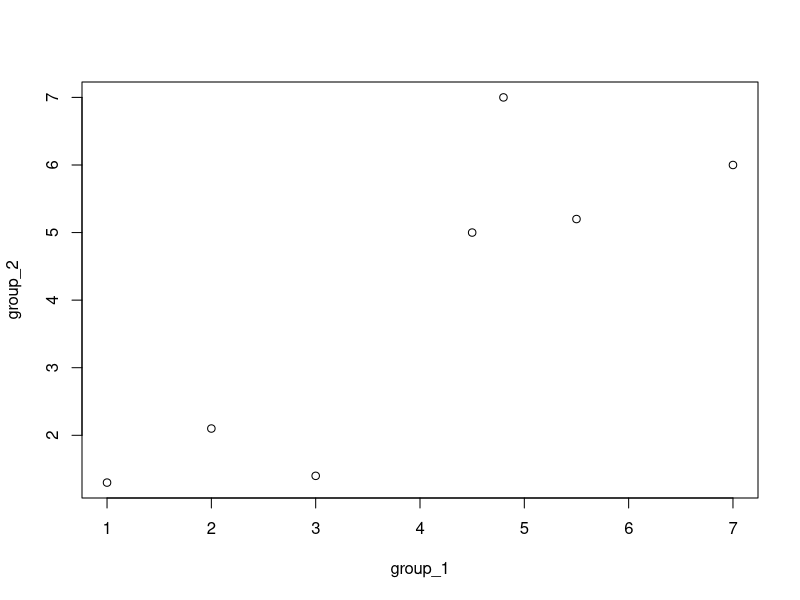
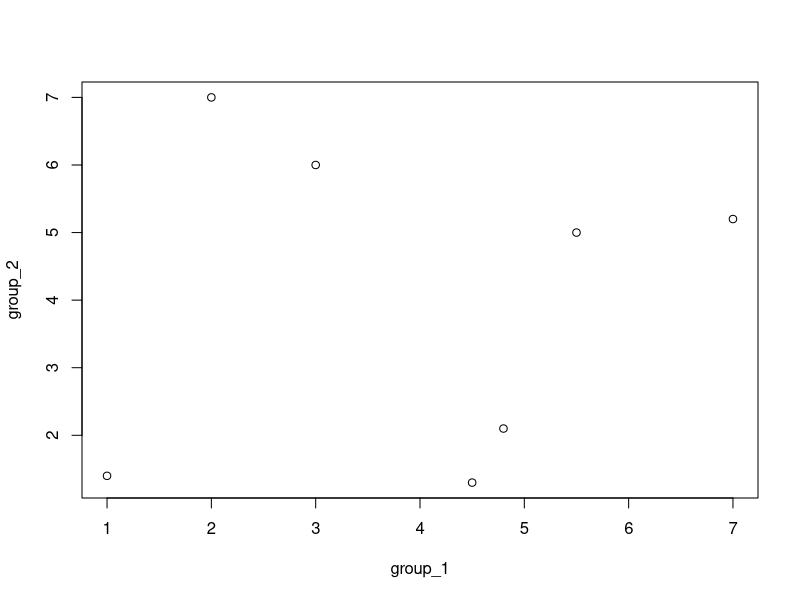
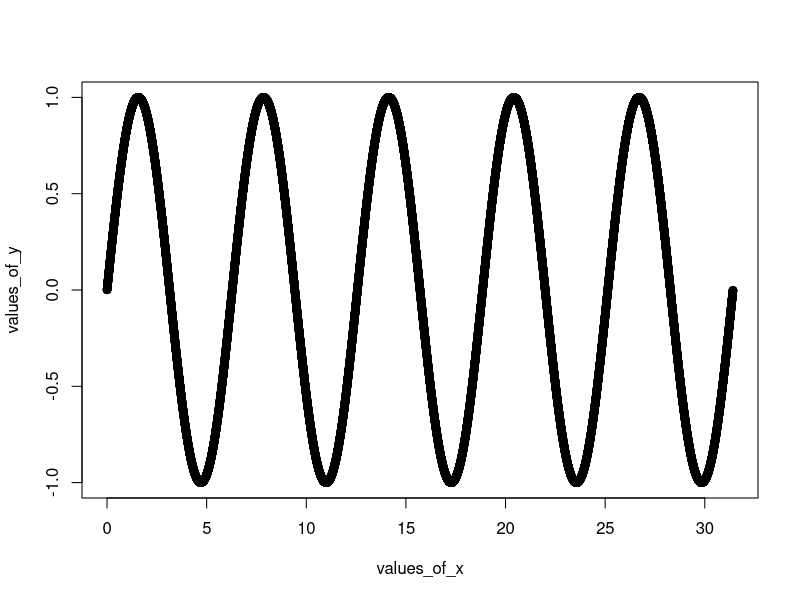
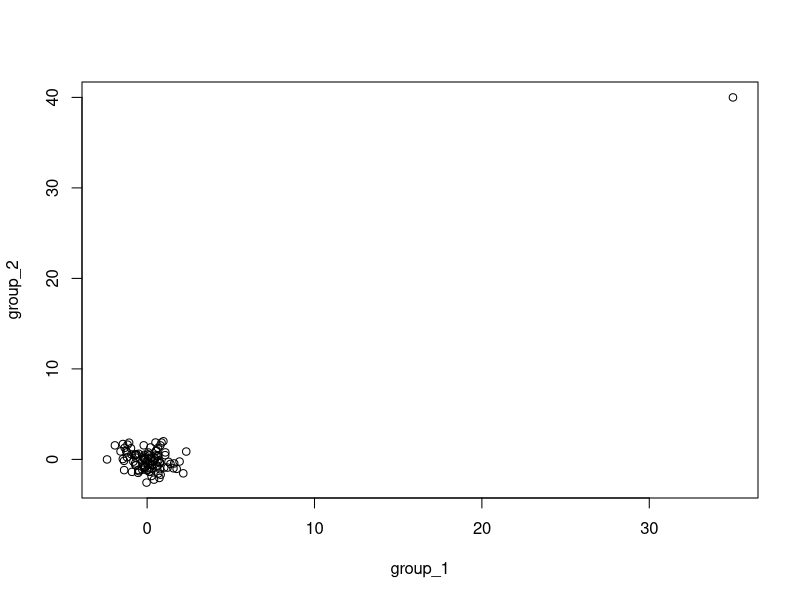
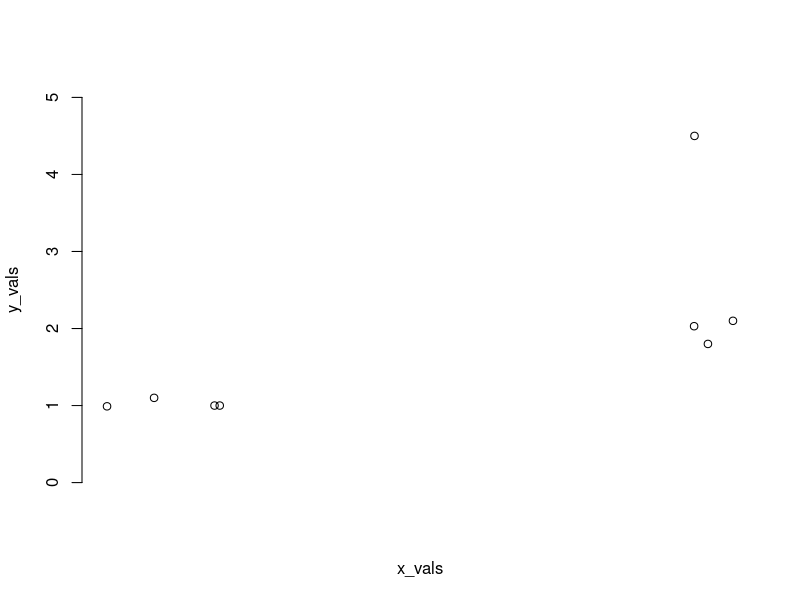
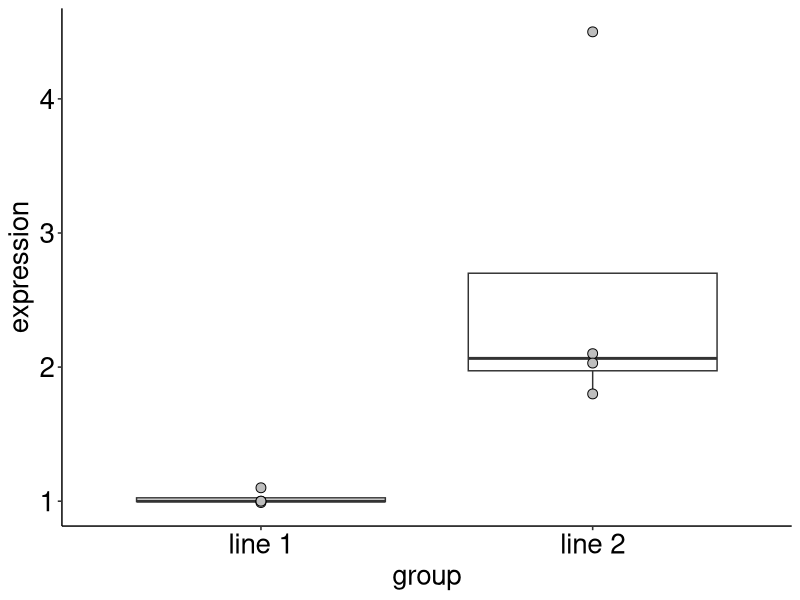

Write the R code that produced these figures, in order.
## ---- chunk 1
library(ggplot2)
library(ggpubr)
## ---- chunk 2
group_1=c(1,2,3,4.5,5.5,4.8,7) 
group_2=c(1.3,2.1,1.4,5,5.2,7,6)
cor(group_1, group_2)
plot(group_1, group_2)
## ---- chunk 3
group_1=c(1,2,3,4.5,5.5,4.8,7) 
group_2=c(1.4,7,6,1.3,5,2.1,5.2)
cor(group_1, group_2)
plot(group_1, group_2)
## ---- chunk 4
values_of_x=seq(from=0,to=pi*10,by=0.001) 
values_of_y=sin(values_of_x)
plot(values_of_x, values_of_y)
cor(values_of_x, values_of_y)
## ---- chunk 5
group_1=rnorm(100) 
group_2=rnorm(100) 
group_1[101]=35 
group_2[101]=40 
plot(group_1,group_2)
cor(group_1,group_2)
## ---- chunk 6
cor(x=group_1, y=group_2, method = 'spearman')
cor.test(x=group_1, y=group_2, method = 'spearman')
## ---- chunk 7
line_1=c(1.1,1,0.99,1) 
line_2=c(2.1,1.8,4.5,2.03)
t.test(line_1,line_2)
wilcox.test(line_1,line_2) 
#Code to plot the raw data 
x_vals=jitter(c(1,1,1,1,2,2,2,2),0.5) 
y_vals=c(line_1,line_2) 
plot(x_vals,y_vals,axes=FALSE,ylim=c(0,5)) 
axis(2,0:5)

## ---- chunk 8
d = data.frame(
  expression = c(line_1, line_2),
  group = c(rep("line 1", 4), rep("line 2", 4))
)

ggplot(data = d, aes(y = expression, x = group)) + 
  geom_boxplot(outlier.shape = NA) + 
  geom_point(size = 3, shape = 21, color = "black", fill = "gray") +
  theme_pubr() + 
  theme(text = element_text(size = 20))

## ---- chunk 9
pvals=c(0.99,0.92,0.82,0.99,0.52,0.96,0.82,0.36,0.92,0.51,0.69,0.89,0.27,0.19, 0.25,0.22,0.61,0.87,0.21,0.69,0.20,0.54,0.74,0.93,0.25,0.30,0.32,0.58,0.65, 70.84,0.51,0.60,0.63,0.01,0.16,0.57,0.82,0.90,0.05,0.73,0.80,0.25,0.81,0.0008, 0.001,0.53,0.47,0.95,0.39,0.27,0.98,0.77,0.38,0.69,0.47,0.63,0.12,0.63,0.48, 0.001,0.79,0.03,0.45,0.08,0.16,0.88,0.85,0.54,0.04,0.97,0.84,0.66,0.91,0.01, 0.43,0.50,0.89,0.66,0.25,0.49,0.67,0.74,0.87,0.64,0.79,0.67,0.31,0.61,0.36, 0.30,0.76,0.23,0.24,0.77,0.31,0.66,0.87,0.10,0.72,0.59)

pvals_adj = ifelse(pvals*length(pvals) <= 1, pvals*length(pvals), 1)
pvals_adj

pvals_adj = p.adjust(pvals, method = "bonferroni", n = length(pvals))
pvals_fdr = p.adjust(pvals, method = "fdr", n = length(pvals))

pvals_fdr[pvals_fdr <= 0.05]
## ---- chunk 10
cell_line_data=matrix(c(11,1,3,4),nrow=2,ncol=2) 
dimnames(cell_line_data)[[1]]=c("type_1","type_2") 
dimnames(cell_line_data)[[2]]=c("mutant","notmutant") 
cell_line_data
